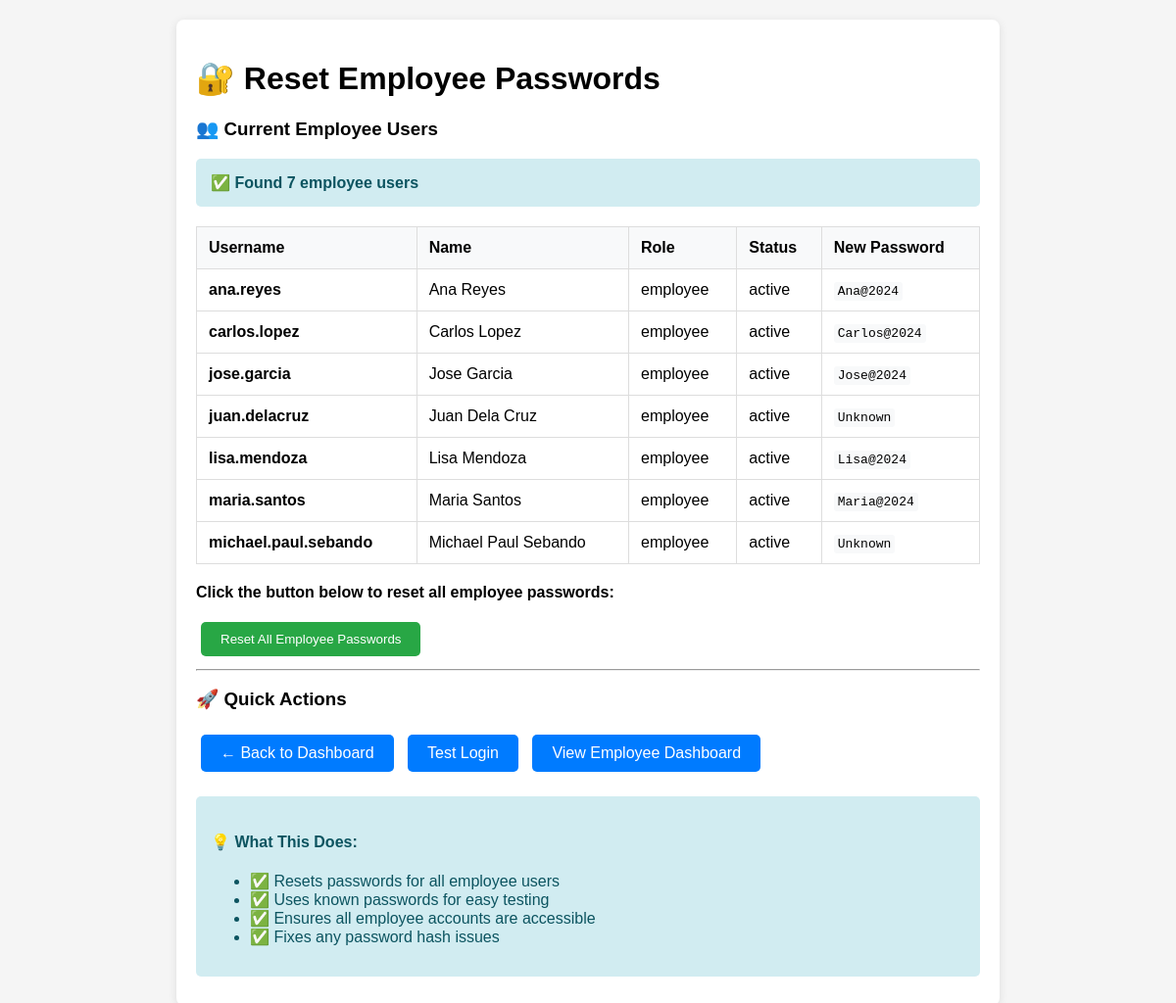
Screenshot of /reset-employee-passwords.php (signed in) with the database file from the repository.
### tables this page shows
CREATE TABLE IF NOT EXISTS `users` (
  `id` int(11) NOT NULL AUTO_INCREMENT,
  `username` varchar(50) NOT NULL,
  `password` varchar(255) NOT NULL,
  `first_name` varchar(100) NOT NULL,
  `last_name` varchar(100) NOT NULL,
  `email` varchar(100) NOT NULL,
  `profile_photo` varchar(255) DEFAULT NULL,
  `role` enum('super_admin','admin','hr_manager','human_resource','nurse','employee') NOT NULL DEFAULT 'human_resource',
  `status` enum('active','inactive') NOT NULL DEFAULT 'active',
  `created_at` timestamp NOT NULL DEFAULT current_timestamp(),
  `updated_at` timestamp NOT NULL DEFAULT current_timestamp() ON UPDATE current_timestamp(),
  PRIMARY KEY (`id`),
  UNIQUE KEY `username` (`username`)
);

### reset-employee-passwords.php (the view, shortened to what this page needs)
<?php
require_once 'config/database.php';
$page_title = 'Reset Employee Passwords';
echo "<!DOCTYPE html>
<html lang='en'>
<head>
    <meta charset='UTF-8'>
    <meta name='viewport' content='width=device-width, initial-scale=1.0'>
    <title>$page_title</title>
    <style>
        body { font-family: Arial, sans-serif; margin: 20px; background: #f5f5f5; }
        .container { max-width: 800px; margin: 0 auto; background: white; padding: 20px; border-radius: 8px; box-shadow: 0 2px 10px rgba(0,0,0,0.1); }
        .success { background: #d4edda; color: #155724; padding: 15px; border-radius: 5px; margin: 10px 0; }
        .error { background: #f8d7da; color: #721c24; padding: 15px; border-radius: 5px; margin: 10px 0; }
        .info { background: #d1ecf1; color: #0c5460; padding: 15px; border-radius: 5px; margin: 10px 0; }
        .btn { background: #007bff; color: white; padding: 10px 20px; border: none; border-radius: 5px; cursor: pointer; text-decoration: none; display: inline-block; margin: 5px; }
        .btn:hover { background: #0056b3; }
        .btn-success { background: #28a745; }
        .btn-success:hover { background: #1e7e34; }
        code { background: #f8f9fa; padding: 2px 4px; border-radius: 3px; font-family: monospace; }
        table { width: 100%; border-collapse: collapse; margin: 20px 0; }
        th, td { border: 1px solid #ddd; padding: 12px; text-align: left; }
        th { background-color: #f8f9fa; font-weight: bold; }
    </style>
</head>
<body>
    <div class='container'>
        <h1>🔐 Reset Employee Passwords</h1>";
$employee_passwords = [
    'maria.santos' => 'Maria@2024',
    'jose.garcia' => 'Jose@2024',
    'ana.reyes' => 'Ana@2024',
    'carlos.lopez' => 'Carlos@2024',
    'lisa.mendoza' => 'Lisa@2024'
];
if (isset($_POST['reset_passwords'])) {
    $updated_users = [];
    $errors = [];
    foreach ($employee_passwords as $username => $password) {
        $check_query = "SELECT id, username FROM users WHERE username = ? AND role = 'employee'";
        $check_stmt = mysqli_prepare($conn, $check_query);
        mysqli_stmt_bind_param($check_stmt, "s", $username);
        mysqli_stmt_execute($check_stmt);
        $user = mysqli_fetch_assoc(mysqli_stmt_get_result($check_stmt));
        if ($user) {
            $hashed_password = password_hash($password, PASSWORD_DEFAULT);
            $update_query = "UPDATE users SET password = ? WHERE username = ?";
            $update_stmt = mysqli_prepare($conn, $update_query);
            mysqli_stmt_bind_param($update_stmt, "ss", $hashed_password, $username);
            if (mysqli_stmt_execute($update_stmt)) {
                $updated_users[] = [
                    'username' => $username,
                    'password' => $password
                ];
            } else {
                $errors[] = "Failed to update password for $username: " . mysqli_error($conn);
            }
        } else {
            $errors[] = "User $username not found";
        }
    }
    if (!empty($updated_users)) {
        echo "<div class='success'>
                ✅ <strong>Successfully reset " . count($updated_users) . " employee passwords!</strong>
              </div>";
        echo "<h3>📋 Updated Employee Credentials</h3>
              <table>
                <thead>
                    <tr>
                        <th>Username</th>
                        <th>Password</th>
                        <th>Status</th>
                    </tr>
                </thead>
                <tbody>";
        foreach ($updated_users as $user) {
            echo "<tr>
                    <td><strong>{$user['username']}</strong></td>
                    <td><code>{$user['password']}</code></td>
                    <td>✅ Updated</td>
                  </tr>";
        }
        echo "</tbody>
              </table>";
        echo "<div class='info'>
                <h4>🎯 Test Instructions:</h4>
                <ol>
                    <li><strong>Logout</strong> from your current session</li>
                    <li><strong>Login</strong> with any of the credentials above</li>
                    <li><strong>Verify</strong> you're redirected to the employee dashboard</li>
                </ol>
              </div>";
    }
    if (!empty($errors)) {
        echo "<div class='error'>
                ❌ <strong>Errors encountered:</strong><br>
                " . implode('<br>', $errors) . "
              </div>";
    }
} else {
    echo "<h3>👥 Current Employee Users</h3>";
    $query = "SELECT username, first_name, last_name, role, status FROM users WHERE role = 'employee' ORDER BY username";
    $result = mysqli_query($conn, $query);
    if ($result && mysqli_num_rows($result) > 0) {
        echo "<div class='info'>
                ✅ <strong>Found " . mysqli_num_rows($result) . " employee users</strong>
              </div>";
        echo "<table>
                <thead>
                    <tr>
                        <th>Username</th>
                        <th>Name</th>
                        <th>Role</th>
                        <th>Status</th>
                        <th>New Password</th>
                    </tr>
                </thead>
                <tbody>";
        while ($row = mysqli_fetch_assoc($result)) {
            $new_password = $employee_passwords[$row['username']] ?? 'Unknown';
            echo "<tr>
                    <td><strong>{$row['username']}</strong></td>
                    <td>{$row['first_name']} {$row['last_name']}</td>
                    <td>{$row['role']}</td>
                    <td>{$row['status']}</td>
                    <td><code>$new_password</code></td>
                  </tr>";
        }
        echo "</tbody>
              </table>";
        echo "<form method='POST'>
                <p><strong>Click the button below to reset all employee passwords:</strong></p>
                <button type='submit' name='reset_passwords' class='btn btn-success'>Reset All Employee Passwords</button>
              </form>";
    } else {
        echo "<div class='error'>
                ❌ <strong>No employee users found!</strong><br>
                Create employee users first using <a href='create-regular-employees.php'>create-regular-employees.php</a>
              </div>";
    }
}
echo "
        <hr>
        <h3>🚀 Quick Actions</h3>
        <div style='margin-top: 20px;'>
            <a href='index.php' class='btn'>← Back to Dashboard</a>
            <a href='login.php' class='btn'>Test Login</a>
            <a href='employee-dashboard.php' class='btn'>View Employee Dashboard</a>
        </div>
        <div class='info' style='margin-top: 20px;'>
            <h4>💡 What This Does:</h4>
            <ul>
                <li>✅ Resets passwords for all employee users</li>
                <li>✅ Uses known passwords for easy testing</li>
                <li>✅ Ensures all employee accounts are accessible</li>
                <li>✅ Fixes any password hash issues</li>
            </ul>
        </div>
    </div>
</body>
</html>";
?>

### reset-employee-passwords.php (style rules this page uses)
body { font-family: Arial, sans-serif; margin: 20px; background: #f5f5f5; }
.container { max-width: 800px; margin: 0 auto; background: white; padding: 20px; border-radius: 8px; box-shadow: 0 2px 10px rgba(0,0,0,0.1); }
.info { background: #d1ecf1; color: #0c5460; padding: 15px; border-radius: 5px; margin: 10px 0; }
.btn { background: #007bff; color: white; padding: 10px 20px; border: none; border-radius: 5px; cursor: pointer; text-decoration: none; display: inline-block; margin: 5px; }
.btn-success { background: #28a745; }
code { background: #f8f9fa; padding: 2px 4px; border-radius: 3px; font-family: monospace; }
table { width: 100%; border-collapse: collapse; margin: 20px 0; }
th, td { border: 1px solid #ddd; padding: 12px; text-align: left; }
th { background-color: #f8f9fa; font-weight: bold; }

### rows the page displays
users: username "ana.reyes", first_name "Ana", last_name "Reyes", role "employee", status "active", username "Ana@2024"
users: username "carlos.lopez", first_name "Carlos", last_name "Lopez", role "employee", status "active", username "Carlos@2024"
users: username "jose.garcia", first_name "Jose", last_name "Garcia", role "employee", status "active", username "Jose@2024"
users: username "juan.delacruz", first_name "Juan", last_name "Dela Cruz", role "employee", status "active", username "Unknown"
users: username "lisa.mendoza", first_name "Lisa", last_name "Mendoza", role "employee", status "active", username "Lisa@2024"
users: username "maria.santos", first_name "Maria", last_name "Santos", role "employee", status "active", username "Maria@2024"
users: username "michael.paul.sebando", first_name "Michael Paul", last_name "Sebando", role "employee", status "active", username "Unknown"

### other values shown
mysqli_num_rows($result) "7"
